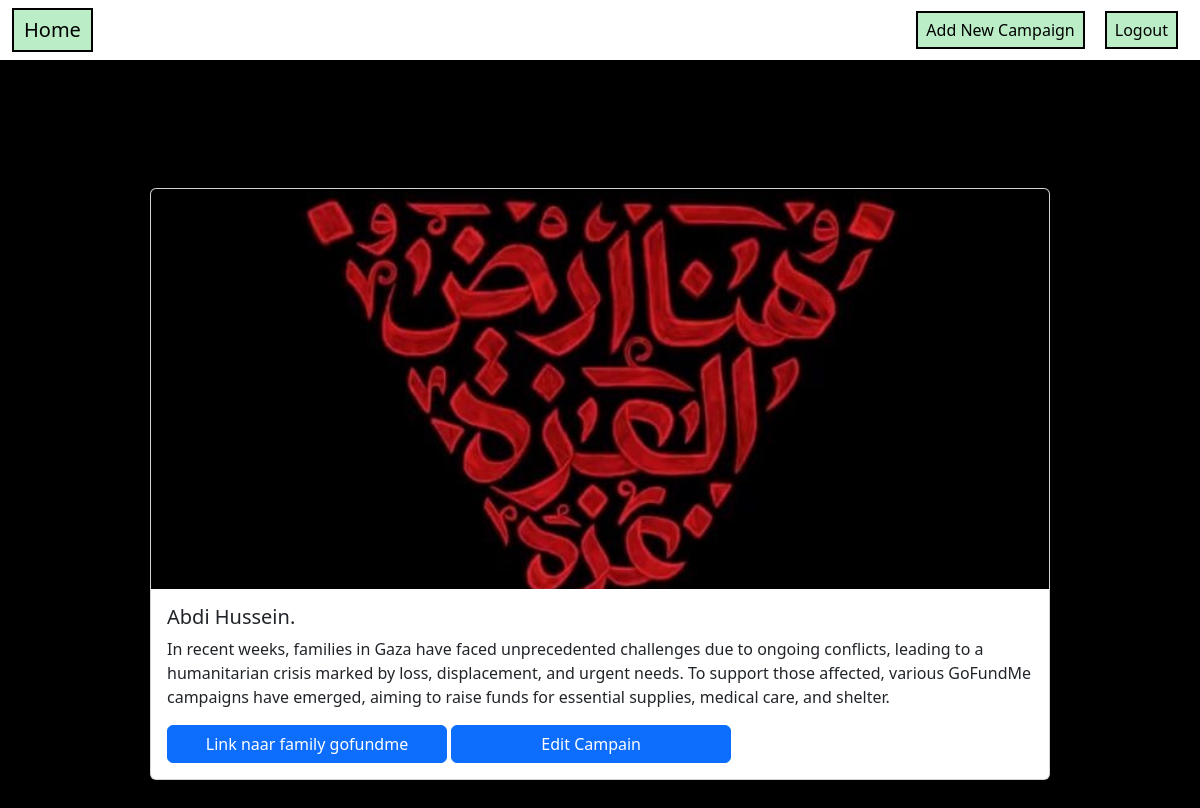
The app's page /detail.php?id=1 (signed in) with its own data.
### tables this page shows
CREATE TABLE `campaigns` (
  `id` int(11) NOT NULL,
  `family` varchar(50) NOT NULL,
  `description` varchar(1500) NOT NULL,
  `link` varchar(250) NOT NULL,
  `image` varchar(255) DEFAULT NULL
);

### detail.php (the view, shortened to what this page needs)
<?Php
include_once "db.php";
if (isset($_GET["id"])) {
    $id = $_GET["id"];
} else {
    echo "ERROR: PROGRAM WORDT NIET UITGEVOERD!";
    exit;
}
$getcampains = $conn->prepare("SELECT * FROM `campaigns` WHERE id = :id");
$getcampains->bindParam(":id", $id);
$getcampains->execute();
$campains = $getcampains->fetch();
?>
<!DOCTYPE html>
<html lang="en">
<head>
    <link rel="stylesheet" href="css/style.css">
    <link href="https://cdn.jsdelivr.net/npm/bootstrap@5.3.3/dist/css/bootstrap.min.css" rel="stylesheet">
</head>
<body style="background-color: black; overflow: hidden;">
    <nav class="navbar navbar-expand-lg navbar-custom">
        <div class="container-fluid">
            <a class="navbar-brand" href="index.php">Home</a>
            <div class="collapse navbar-collapse" id="navbarNav">
                <ul class="navbar-nav ms-auto">
                    <?php if ($_SESSION["loggedInUser"]["role"] == 'admin') { ?>
                        <li class="nav-item"><a class="nav-link" href="add.php">Add New Campaign</a></li>
                    <?php } ?>
                    <li class="nav-item"><a class="nav-link" href="logout.php">Logout</a></li>
                </ul>
            </div>
        </div>
    </nav>
    <div class="container vh-100 d-flex justify-content-center align-items-center my-4 px-2">
        <div class="card w-100" style="max-width: 900px;">
            <img src="<?php echo $campains["image"] ?>" class="card-img-top" alt="gofundme logo" style="height: 50vh; object-fit: cover;">
            <div class="card-body">
                <h5 class="card-title"><?php echo $campains["family"]; ?></h5>
                <p class="card-text"><?php echo $campains["description"]; ?></p>
                <a href="<?php echo $campains["link"]; ?>" target="_blank" class="btn btn-primary">Link naar family gofundme</a>
                <?php if ($_SESSION["loggedInUser"]["role"] == 'admin') { ?>
                    <a href="edit.php?id=<?php echo $campains["id"] ?>" class="btn btn-primary">Edit Campain</a>
                <?php } ?>
            </div>
        </div>
    </div>
</body>
</html>

### css/style.css (style rules this page uses)
body { background-color: black; height: 100%; margin: 0; }
.navbar-custom { width: 100%; background-color: white; padding: 10px 20px; display: flex; justify-content: flex-end ; }
.navbar-custom li { list-style: none; display: inline-block; margin: 0 10px; }
.navbar-custom a { color: black; text-decoration: none; border: 2px solid black; background-color: rgba(174, 235, 188, 0.836); padding: 5px 10px; }
.card { background-color: #222; }
.card-body a { color: white; }
.btn-primary { width: 35vh; }
.container { height: 100vh; display: flex; justify-content: center; align-items: center; }

### records on screen
campaigns: image (picture), family "Abdi Hussein.", description "In recent weeks, families in Gaza have faced unprecedented challenges due to ongoing conflicts, leading to a humanitarian crisis marked by loss, displacement, and urgent needs. To support those affected, various GoFundMe campaigns have emerged, aiming to raise funds for essential supplies, medical care, and shelter."
